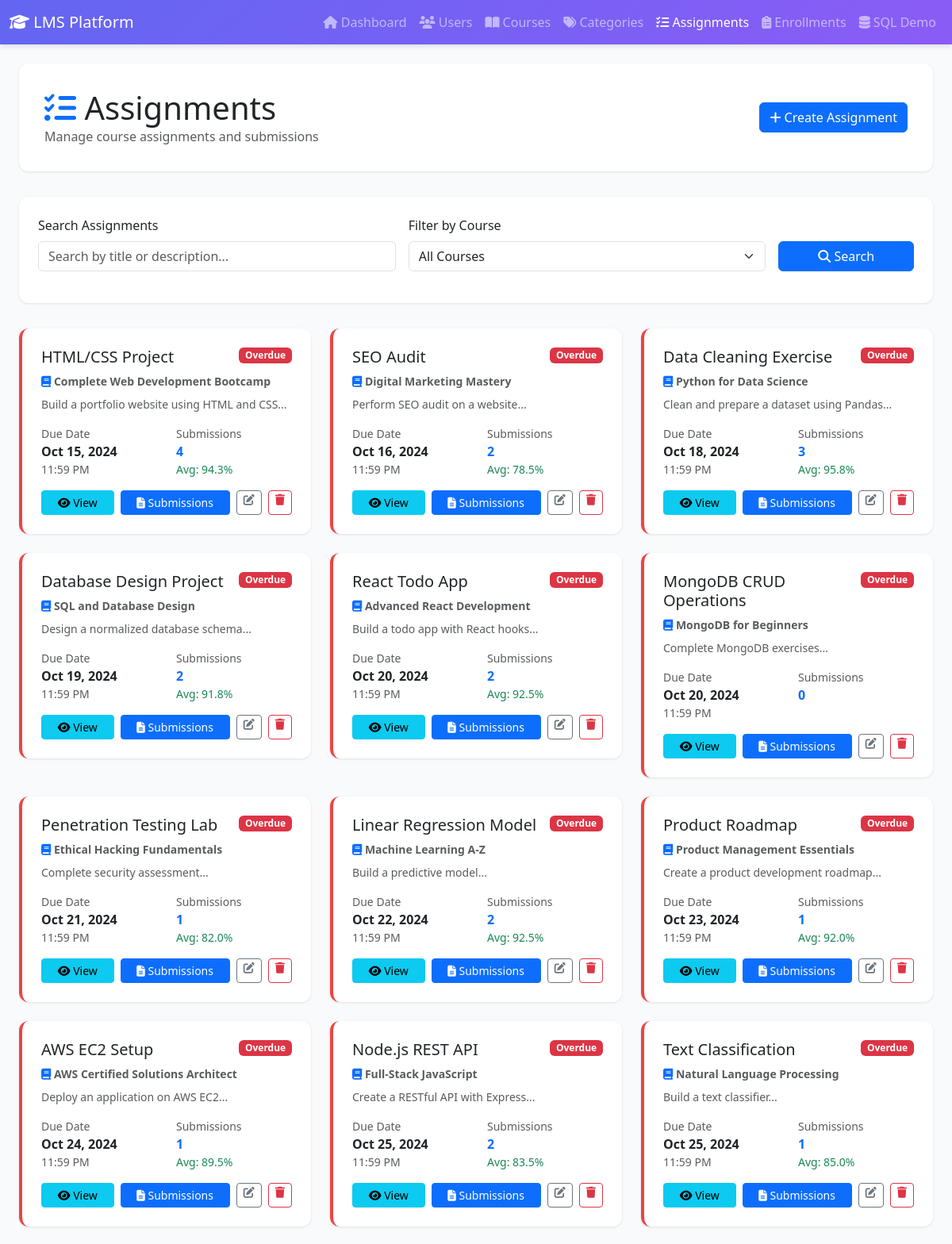
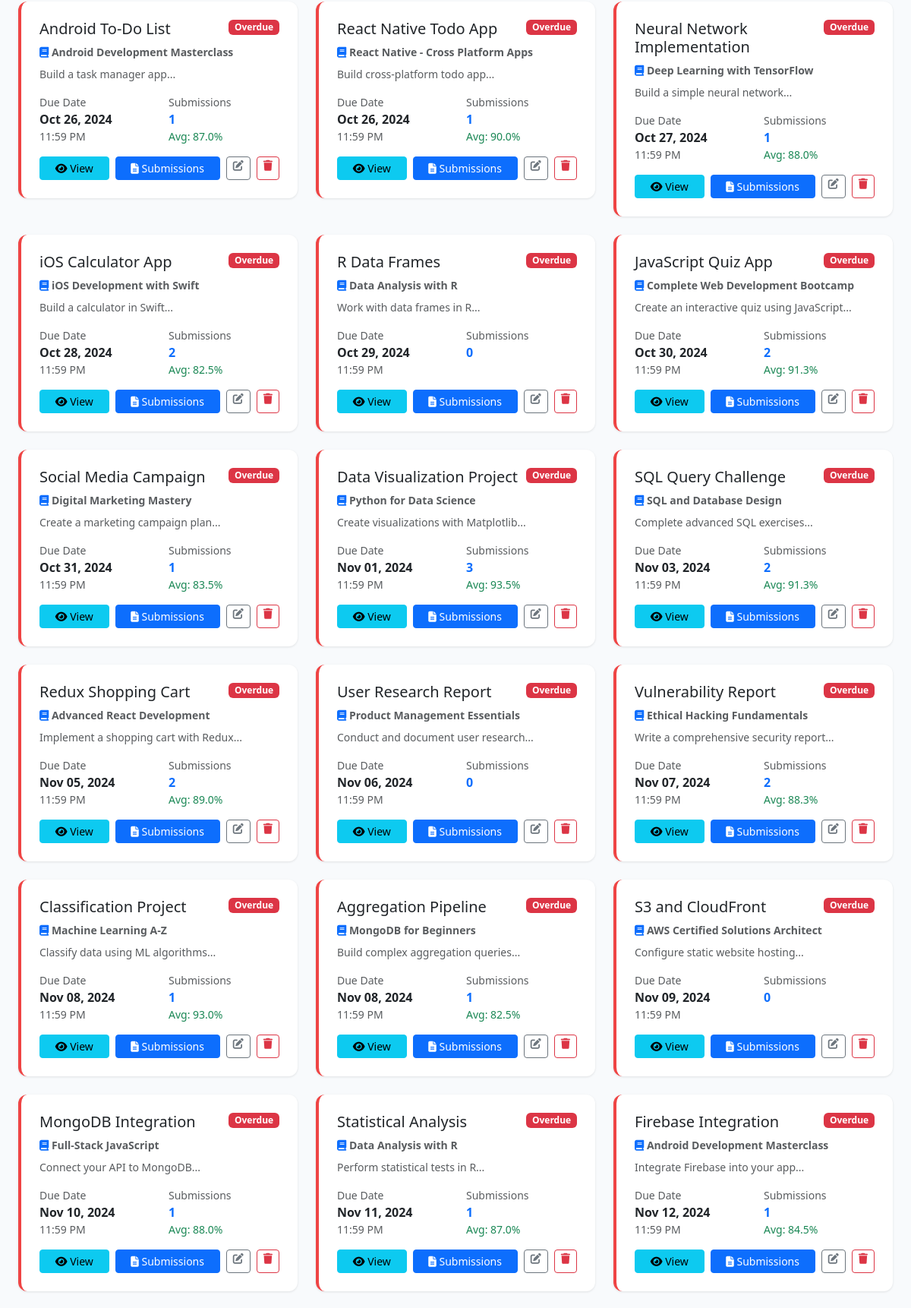
The page /assignments.php (upper part) on the database its author committed (2 pictures, top to bottom).
### tables this page shows
CREATE TABLE assignments (
    assignment_id INT PRIMARY KEY AUTO_INCREMENT,
    course_id INT NOT NULL,
    title VARCHAR(200) NOT NULL,
    description TEXT,
    due_date DATETIME,
    FOREIGN KEY (course_id) REFERENCES courses(course_id) ON DELETE CASCADE ON UPDATE CASCADE,
    INDEX idx_course (course_id),
    INDEX idx_due_date (due_date)
);

CREATE TABLE courses (
    course_id INT PRIMARY KEY AUTO_INCREMENT,
    title VARCHAR(200) NOT NULL,
    description TEXT,
    price DECIMAL(10, 2) DEFAULT 0.00,
    category_id INT NOT NULL,
    instructor_id INT NOT NULL,
    created_at TIMESTAMP DEFAULT CURRENT_TIMESTAMP,
    FOREIGN KEY (category_id) REFERENCES course_categories(category_id) ON DELETE RESTRICT ON UPDATE CASCADE,
    FOREIGN KEY (instructor_id) REFERENCES users(user_id) ON DELETE RESTRICT ON UPDATE CASCADE,
    INDEX idx_category (category_id),
    INDEX idx_instructor (instructor_id),
    INDEX idx_title (title)
);

### assignments.php (the view, shortened to what this page needs)
<?php
$database = new Database();
$conn = $database->getConnection();
$search = isset($_GET['search']) ? $_GET['search'] : '';
$query = "SELECT
            a.assignment_id,
            a.title,
            a.description,
            a.due_date,
            c.title as course_title,
            c.course_id,
            u.name as instructor_name,
            COUNT(DISTINCT s.submission_id) as submission_count,
            AVG(s.grade) as avg_grade
          FROM assignments a
          INNER JOIN courses c ON a.course_id = c.course_id
          INNER JOIN users u ON c.instructor_id = u.user_id
          LEFT JOIN submissions s ON a.assignment_id = s.assignment_id
          WHERE 1=1";
$params = [];
$query .= " GROUP BY a.assignment_id ORDER BY a.due_date ASC";
$stmt = $conn->prepare($query);
$stmt->execute($params);
$assignments = $stmt->fetchAll();
?>
<!DOCTYPE html>
<html lang="en">
<head>
    <link href="https://cdn.jsdelivr.net/npm/bootstrap@5.3.0/dist/css/bootstrap.min.css" rel="stylesheet">
    <link href="https://cdnjs.cloudflare.com/ajax/libs/font-awesome/6.4.0/css/all.min.css" rel="stylesheet">
</head>
<body>
    <nav class="navbar navbar-expand-lg navbar-dark">
        <div class="container-fluid">
            <a class="navbar-brand" href="index.php">
                <i class="fas fa-graduation-cap"></i> LMS Platform
            </a>
            <div class="collapse navbar-collapse" id="navbarNav">
                <ul class="navbar-nav ms-auto">
                    <li class="nav-item">
                        <a class="nav-link" href="index.php"><i class="fas fa-home"></i> Dashboard</a>
                    </li>
                    <li class="nav-item">
                        <a class="nav-link" href="users.php"><i class="fas fa-users"></i> Users</a>
                    </li>
                    <li class="nav-item">
                        <a class="nav-link" href="courses.php"><i class="fas fa-book-open"></i> Courses</a>
                    </li>
                    <li class="nav-item">
                        <a class="nav-link" href="categories.php"><i class="fas fa-tags"></i> Categories</a>
                    </li>
                    <li class="nav-item">
                        <a class="nav-link active" href="assignments.php"><i class="fas fa-tasks"></i> Assignments</a>
                    </li>
                    <li class="nav-item">
                        <a class="nav-link" href="enrollments.php"><i class="fas fa-clipboard-list"></i> Enrollments</a>
                    </li>
                    <li class="nav-item">
                        <a class="nav-link" href="sql_operations.php"><i class="fas fa-database"></i> SQL Demo</a>
                    </li>
                </ul>
            </div>
        </div>
    </nav>
    <div class="container-fluid mt-4 px-4">
        <div class="page-header">
            <div class="row align-items-center">
                <div class="col-md-6">
                    <h1 class="mb-0"><i class="fas fa-tasks text-primary"></i> Assignments</h1>
                    <p class="text-muted mb-0">Manage course assignments and submissions</p>
                </div>
                <div class="col-md-6 text-end">
                    <a href="add_assignment.php" class="btn btn-primary">
                        <i class="fas fa-plus"></i> Create Assignment
                    </a>
                </div>
            </div>
        </div>
        <div class="filter-card">
            <form method="GET" action="assignments.php" class="row g-3">
                <div class="col-md-5">
                    <label class="form-label">Search Assignments</label>
                    <input type="text" name="search" class="form-control"
                        placeholder="Search by title or description..."
                        value="<?php echo htmlspecialchars($search); ?>">
                </div>
                <div class="col-md-5">
                    <label class="form-label">Filter by Course</label>
                    <select name="course" class="form-select">
                        <option value="">All Courses</option>
                    </select>
                </div>
                <div class="col-md-2">
                    <label class="form-label">&nbsp;</label>
                    <button type="submit" class="btn btn-primary w-100">
                        <i class="fas fa-search"></i> Search
                    </button>
                </div>
            </form>
        </div>
        <div class="row">
            <?php if (count($assignments) > 0): ?>
                <?php
                $now = new DateTime();
                foreach ($assignments as $assignment):
                    $due_date = new DateTime($assignment['due_date']);
                    $is_overdue = $due_date < $now;
                    $days_until = $now->diff($due_date)->days;
                    $is_upcoming = $days_until <= 7 && !$is_overdue;
                    $card_class = '';
                    if ($is_overdue)
                        $card_class = 'overdue';
                    elseif ($is_upcoming)
                        $card_class = 'upcoming';
                    ?>
                    <div class="col-md-6 col-lg-4">
                        <div class="assignment-card <?php echo $card_class; ?>">
                            <div class="d-flex justify-content-between align-items-start mb-2">
                                <h5 class="mb-0"><?php echo htmlspecialchars($assignment['title']); ?></h5>
                                <?php if ($is_overdue): ?>
                                    <span class="badge bg-danger">Overdue</span>
                                <?php elseif ($is_upcoming): ?>
                                    <span class="badge bg-warning">Due Soon</span>
                                <?php else: ?>
                                    <span class="badge bg-success">Active</span>
                                <?php endif; ?>
                            </div>
                            <p class="text-muted small mb-2">
                                <i class="fas fa-book text-primary"></i>
                                <strong><?php echo htmlspecialchars($assignment['course_title']); ?></strong>
                            </p>
                            <p class="text-muted small mb-3">
                                <?php echo htmlspecialchars(substr($assignment['description'], 0, 100)) . '...'; ?>
                            </p>
                            <div class="row mb-3">
                                <div class="col-6">
                                    <small class="text-muted">Due Date</small>
                                    <div>
                                        <strong><?php echo date('M d, Y', strtotime($assignment['due_date'])); ?></strong>
                                    </div>
                                    <small
                                        class="text-muted"><?php echo date('g:i A', strtotime($assignment['due_date'])); ?></small>
                                </div>
                                <div class="col-6">
                                    <small class="text-muted">Submissions</small>
                                    <div>
                                        <strong class="text-primary"><?php echo $assignment['submission_count']; ?></strong>
                                    </div>
                                    <?php if ($assignment['avg_grade']): ?>
                                        <small class="text-success">Avg:
                                            <?php echo number_format($assignment['avg_grade'], 1); ?>%</small>
                                    <?php endif; ?>
                                </div>
                            </div>
                            <div class="d-flex gap-2">
                                <a href="view_assignment.php?id=<?php echo $assignment['assignment_id']; ?>"
                                    class="btn btn-sm btn-info flex-fill">
                                    <i class="fas fa-eye"></i> View
                                </a>
                                <a href="submissions.php?assignment=<?php echo $assignment['assignment_id']; ?>"
                                    class="btn btn-sm btn-primary flex-fill">
                                    <i class="fas fa-file-alt"></i> Submissions
                                </a>
                                <a href="edit_assignment.php?id=<?php echo $assignment['assignment_id']; ?>"
                                    class="btn btn-sm btn-outline-secondary">
                                    <i class="fas fa-edit"></i>
                                </a>
                                <a href="delete_assignment.php?id=<?php echo $assignment['assignment_id']; ?>"
                                    class="btn btn-sm btn-outline-danger" onclick="return confirm('Delete this assignment?')">
                                    <i class="fas fa-trash"></i>
                                </a>
                            </div>
                        </div>
                    </div>
                <?php endforeach; ?>
            <?php endif; ?>
        </div>
    </div>
</body>
</html>

### assignments.php (style rules this page uses)
:root { --primary-color: #6366f1; --secondary-color: #8b5cf6; }
body { background-color: #f8fafc; font-family: 'Segoe UI', Tahoma, Geneva, Verdana, sans-serif; }
.navbar { background: linear-gradient(135deg, var(--primary-color) 0%, var(--secondary-color) 100%); box-shadow: 0 4px 6px -1px rgba(0, 0, 0, 0.1); }
.page-header { background: white; padding: 2rem; border-radius: 12px; box-shadow: 0 1px 3px rgba(0, 0, 0, 0.1); margin-bottom: 2rem; }
.assignment-card { background: white; border-radius: 12px; box-shadow: 0 1px 3px rgba(0, 0, 0, 0.1); padding: 1.5rem; margin-bottom: 1.5rem; transition: all 0.3s ease; border-left: 4px solid var(--primary-color); }
.assignment-card.overdue { border-left-color: #ef4444; }
.filter-card { background: white; padding: 1.5rem; border-radius: 12px; box-shadow: 0 1px 3px rgba(0, 0, 0, 0.1); margin-bottom: 2rem; }

### rows shown on the page
assignments: title "HTML/CSS Project", shows "Overdue", course.title "Complete Web Development Bootcamp", description "Build a portfolio website using HTML and CSS", due_date "Oct 15, 2024", due_date "11:59 PM", submission_count "4", avg_grade "94.3"
assignments: title "SEO Audit", shows "Overdue", course.title "Digital Marketing Mastery", description "Perform SEO audit on a website", due_date "Oct 16, 2024", due_date "11:59 PM", submission_count "2", avg_grade "78.5"
assignments: title "Data Cleaning Exercise", shows "Overdue", course.title "Python for Data Science", description "Clean and prepare a dataset using Pandas", due_date "Oct 18, 2024", due_date "11:59 PM", submission_count "3", avg_grade "95.8"
assignments: title "Database Design Project", shows "Overdue", course.title "SQL and Database Design", description "Design a normalized database schema", due_date "Oct 19, 2024", due_date "11:59 PM", submission_count "2", avg_grade "91.8"
assignments: title "React Todo App", shows "Overdue", course.title "Advanced React Development", description "Build a todo app with React hooks", due_date "Oct 20, 2024", due_date "11:59 PM", submission_count "2", avg_grade "92.5"
assignments: title "MongoDB CRUD Operations", shows "Overdue", course.title "MongoDB for Beginners", description "Complete MongoDB exercises", due_date "Oct 20, 2024", due_date "11:59 PM", submission_count "0"
assignments: title "Penetration Testing Lab", shows "Overdue", course.title "Ethical Hacking Fundamentals", description "Complete security assessment", due_date "Oct 21, 2024", due_date "11:59 PM", submission_count "1", avg_grade "82.0"
assignments: title "Linear Regression Model", shows "Overdue", course.title "Machine Learning A-Z", description "Build a predictive model", due_date "Oct 22, 2024", due_date "11:59 PM", submission_count "2", avg_grade "92.5"
assignments: title "Product Roadmap", shows "Overdue", course.title "Product Management Essentials", description "Create a product development roadmap", due_date "Oct 23, 2024", due_date "11:59 PM", submission_count "1", avg_grade "92.0"
assignments: title "AWS EC2 Setup", shows "Overdue", course.title "AWS Certified Solutions Architect", description "Deploy an application on AWS EC2", due_date "Oct 24, 2024", due_date "11:59 PM", submission_count "1", avg_grade "89.5"
assignments: title "Node.js REST API", shows "Overdue", course.title "Full-Stack JavaScript", description "Create a RESTful API with Express", due_date "Oct 25, 2024", due_date "11:59 PM", submission_count "2", avg_grade "83.5"
assignments: title "Text Classification", shows "Overdue", course.title "Natural Language Processing", description "Build a text classifier", due_date "Oct 25, 2024", due_date "11:59 PM", submission_count "1", avg_grade "85.0"
assignments: title "Android To-Do List", shows "Overdue", course.title "Android Development Masterclass", description "Build a task manager app", due_date "Oct 26, 2024", due_date "11:59 PM", submission_count "1", avg_grade "87.0"
assignments: title "React Native Todo App", shows "Overdue", course.title "React Native - Cross Platform Apps", description "Build cross-platform todo app", due_date "Oct 26, 2024", due_date "11:59 PM", submission_count "1", avg_grade "90.0"
assignments: title "Neural Network Implementation", shows "Overdue", course.title "Deep Learning with TensorFlow", description "Build a simple neural network", due_date "Oct 27, 2024", due_date "11:59 PM", submission_count "1", avg_grade "88.0"
assignments: title "iOS Calculator App", shows "Overdue", course.title "iOS Development with Swift", description "Build a calculator in Swift", due_date "Oct 28, 2024", due_date "11:59 PM", submission_count "2", avg_grade "82.5"
assignments: title "R Data Frames", shows "Overdue", course.title "Data Analysis with R", description "Work with data frames in R", due_date "Oct 29, 2024", due_date "11:59 PM", submission_count "0"
assignments: title "JavaScript Quiz App", shows "Overdue", course.title "Complete Web Development Bootcamp", description "Create an interactive quiz using JavaScript", due_date "Oct 30, 2024", due_date "11:59 PM", submission_count "2", avg_grade "91.3"
assignments: title "Social Media Campaign", shows "Overdue", course.title "Digital Marketing Mastery", description "Create a marketing campaign plan", due_date "Oct 31, 2024", due_date "11:59 PM", submission_count "1", avg_grade "83.5"
assignments: title "Data Visualization Project", shows "Overdue", course.title "Python for Data Science", description "Create visualizations with Matplotlib", due_date "Nov 01, 2024", due_date "11:59 PM", submission_count "3", avg_grade "93.5"
assignments: title "SQL Query Challenge", shows "Overdue", course.title "SQL and Database Design", description "Complete advanced SQL exercises", due_date "Nov 03, 2024", due_date "11:59 PM", submission_count "2", avg_grade "91.3"
assignments: title "Redux Shopping Cart", shows "Overdue", course.title "Advanced React Development", description "Implement a shopping cart with Redux", due_date "Nov 05, 2024", due_date "11:59 PM", submission_count "2", avg_grade "89.0"
assignments: title "User Research Report", shows "Overdue", course.title "Product Management Essentials", description "Conduct and document user research", due_date "Nov 06, 2024", due_date "11:59 PM", submission_count "0"
assignments: title "Vulnerability Report", shows "Overdue", course.title "Ethical Hacking Fundamentals", description "Write a comprehensive security report", due_date "Nov 07, 2024", due_date "11:59 PM", submission_count "2", avg_grade "88.3"
assignments: title "Classification Project", shows "Overdue", course.title "Machine Learning A-Z", description "Classify data using ML algorithms", due_date "Nov 08, 2024", due_date "11:59 PM", submission_count "1", avg_grade "93.0"
assignments: title "Aggregation Pipeline", shows "Overdue", course.title "MongoDB for Beginners", description "Build complex aggregation queries", due_date "Nov 08, 2024", due_date "11:59 PM", submission_count "1", avg_grade "82.5"
assignments: title "S3 and CloudFront", shows "Overdue", course.title "AWS Certified Solutions Architect", description "Configure static website hosting", due_date "Nov 09, 2024", due_date "11:59 PM", submission_count "0"
assignments: title "MongoDB Integration", shows "Overdue", course.title "Full-Stack JavaScript", description "Connect your API to MongoDB", due_date "Nov 10, 2024", due_date "11:59 PM", submission_count "1", avg_grade "88.0"
assignments: title "Statistical Analysis", shows "Overdue", course.title "Data Analysis with R", description "Perform statistical tests in R", due_date "Nov 11, 2024", due_date "11:59 PM", submission_count "1", avg_grade "87.0"
assignments: title "Firebase Integration", shows "Overdue", course.title "Android Development Masterclass", description "Integrate Firebase into your app", due_date "Nov 12, 2024", due_date "11:59 PM", submission_count "1", avg_grade "84.5"
